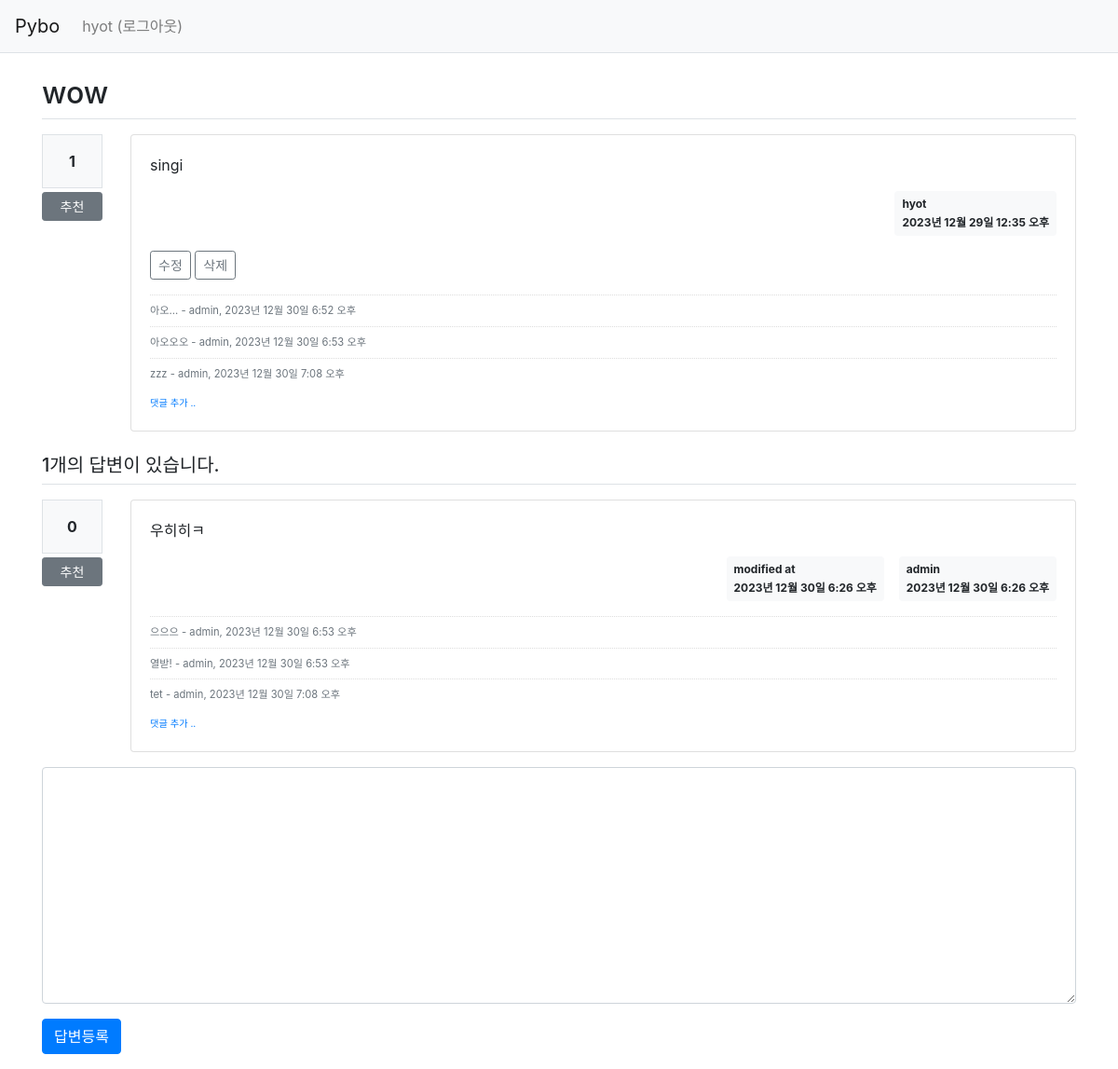
The app's page /pybo/311/ (signed in) with its own data.
### pybo/models.py (models this page shows, shortened)
class Question(models.Model):
    author = models.ForeignKey(User, on_delete=models.CASCADE, related_name='author_question')
    subject = models.CharField(max_length=200)
    content = models.TextField()
    create_date = models.DateTimeField()
    modify_date = models.DateTimeField(null=True, blank=True)
    voter = models.ManyToManyField(User, related_name='voter_question')

class Comment(models.Model):
    author = models.ForeignKey(User, on_delete=models.CASCADE)
    content = models.TextField()
    create_date = models.DateTimeField()
    modify_date = models.DateTimeField(null=True, blank=True)
    question = models.ForeignKey(Question, null=True, blank=True, on_delete=models.CASCADE)
    answer = models.ForeignKey(Answer, null=True, blank=True, on_delete=models.CASCADE)

class Answer(models.Model):
    author = models.ForeignKey(User, on_delete=models.CASCADE, related_name='author_answer')
    question = models.ForeignKey(Question, on_delete=models.CASCADE)
    content = models.TextField()
    create_date = models.DateTimeField()
    modify_date = models.DateTimeField(null=True, blank=True)
    voter = models.ManyToManyField(User, related_name='voter_answer')

### pybo/views/base_views.py (the view)
# urls.py: path('<int:question_id>/', base_views.detail, name='detail'),
def detail(request, question_id):
    question = get_object_or_404(Question, pk=question_id)
    context = {'question': question}
    return render(request, 'pybo/question_detail.html', context)

### pybo/templatetags/pybo_filter.py (called while the page is built)
@register.filter()
def mark(value):
    extensions = ["nl2br", "fenced_code"]
    return mark_safe(markdown.markdown(value, extensions=extensions))

### templates/pybo/question_detail.html (shortened to what this page needs)
{% extends 'base.html' %}
{% load pybo_filter %}
{% block content %}
<div class="container my-3">
    <h2 class="border-bottom py-2">{{ question.subject }}</h2>
    <div class="row my-3">
        <div class="col-1">
            <div class="bg-light text-center p-3 border font-weight-bolder mb-1">{{question.voter.count}}</div>
            <a href="#" data-uri="{% url 'pybo:vote_question' question.id  %}"
               class="recommend btn btn-sm btn-secondary btn-block my-1">추천</a>
        </div>
        <div class="col-11">
            <div class="card">
                <div class="card-body">
                    <div class="card-text">{{ question.content|mark }}</div>
                    <div class="d-flex justify-content-end">
                        <div class="badge badge-light p-2 text-left">
                            <div class="mb-2">{{ question.author.username }}</div>
                            <div>{{ question.create_date }}</div>
                        </div>
                    </div>
                    {% if request.user == question.author %}
                    <div class="my-3">
                        <a href="{% url 'pybo:question_modify' question.id  %}"
                           class="btn btn-sm btn-outline-secondary">수정</a>
                        <a href="#" class="delete btn btn-sm btn-outline-secondary"
                           data-uri="{% url 'pybo:question_delete' question.id  %}">삭제</a>
                    </div>
                    {% endif %}
                    {% if question.comment_set.count > 0 %}
                    <div class="mt-3">
                    {% for comment in question.comment_set.all %}
                        <div class="comment py-2 text-muted">
                            <span style="white-space: pre-line;">{{ comment.content }}</span>
                            <span>
                                - {{ comment.author }}, {{ comment.create_date }}
                            </span>
                        </div>
                    {% endfor %}
                    </div>
                    {% endif %}
                    <div>
                        <a href="{% url 'pybo:comment_create_question' question.id  %}"
                           class="small"><small>댓글 추가 ..</small></a>
                    </div>
                </div>
            </div>
        </div>
    </div>
    <h5 class="border-bottom my-3 py-2">{{question.answer_set.count}}개의 답변이 있습니다.</h5>
    {% for answer in question.answer_set.all %}
    <div class="row my-3">
        <div class="col-1">
            <div class="bg-light text-center p-3 border font-weight-bolder mb-1">{{answer.voter.count}}</div>
            <a href="#" data-uri="{% url 'pybo:vote_answer' answer.id  %}"
                class="recommend btn btn-sm btn-secondary btn-block my-1">추천</a>
        </div>
        <div class="col-11">
            <div class="card">
                <div class="card-body">
                    <div class="card-text">{{ answer.content|mark }}</div>
                    <div class="d-flex justify-content-end">
                        {% if answer.modify_date %}
                        <div class="badge badge-light p-2 text-left mx-3">
                            <div class="mb-2">modified at</div>
                            <div>{{ answer.modify_date }}</div>
                        </div>
                        {% endif %}
                        <div class="badge badge-light p-2 text-left">
                            <div class="mb-2">{{ answer.author.username }}</div>
                            <div>{{ answer.create_date }}</div>
                        </div>
                    </div>
                    {% if answer.comment_set.count > 0 %}
                    <div class="mt-3">
                    {% for comment in answer.comment_set.all %}
                        <div class="comment py-2 text-muted">
                            <span style="white-space: pre-line;">{{ comment.content }}</span>
                            <span>
                                - {{ comment.author }}, {{ comment.create_date }}
                            </span>
                        </div>
                    {% endfor %}
                    </div>
                    {% endif %}
                    <div>
                        <a href="{% url 'pybo:comment_create_answer' answer.id  %}"
                           class="small"><small>댓글 추가 ..</small></a>
                    </div>
                </div>
            </div>
        </div>
    </div>
    {% endfor %}
    <form action="{% url 'pybo:answer_create' question.id %}" method="post" class="my-3">
        <div class="form-group">
            <textarea {% if not user.is_authenticated %}disabled{% endif %}
              name="content" id="content" class="form-control" rows="10"></textarea>
        </div>
        <input type="submit" value="답변등록" class="btn btn-primary">
    </form>
</div>
{% endblock %}

### templates/navbar.html (shortened to what this page needs)
<nav class="navbar navbar-expand-lg navbar-light bg-light border-bottom">
    <a class="navbar-brand" href="{% url 'pybo:index' %}">Pybo</a>
    <div class="collapse navbar-collapse flex-grow-0" id="navbarNav">
        <ul class="navbar-nav">
            <li class="nav-item ">
                {% if user.is_authenticated %}
                <a class="nav-link" href="{% url 'common:logout' %}">{{ user.username }} (로그아웃)</a>
                {% else %}
                <a class="nav-link" href="{% url 'common:login' %}">로그인</a>
                {% endif %}
            </li>
        </ul>
    </div>
</nav>

### static/style.css (style rules this page uses)
.comment { border-top:dotted 1px #ddd; font-size:0.7em; }

### records on screen
Question: subject "wow", voter.count "1", content|mark "singi", author.username "hyot", create_date "2023년 12월 29일 12:35 오후", answer_set.count "1"
Comment: content "아오...", author "admin", create_date "2023년 12월 30일 6:52 오후"
Comment: content "아오오오", author "admin", create_date "2023년 12월 30일 6:53 오후"
Comment: content "zzz", author "admin", create_date "2023년 12월 30일 7:08 오후"
Answer: voter.count "0", content|mark "우히히ㅋ", modify_date "2023년 12월 30일 6:26 오후", author.username "admin", create_date "2023년 12월 30일 6:26 오후"
Comment: content "으으으", author "admin", create_date "2023년 12월 30일 6:53 오후"
Comment: content "열받!", author "admin", create_date "2023년 12월 30일 6:53 오후"
Comment: content "tet", author "admin", create_date "2023년 12월 30일 7:08 오후"

### other values on screen
{{ user.username }} "hyot"
